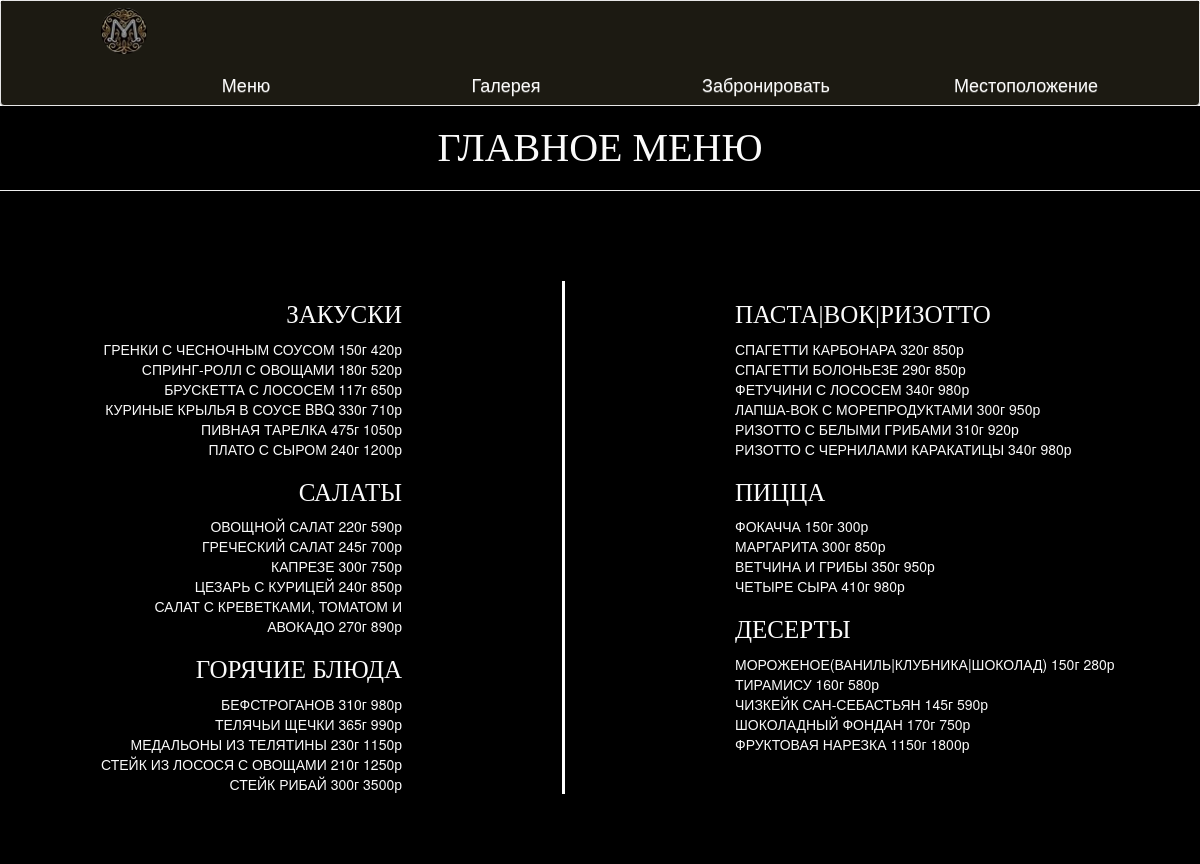
Page /main_menu on the committed database.
### data/main_menu.py (models this page shows)
class MAIN_MENU(SqlAlchemyBase):
    __tablename__ = 'ГЛАВНОЕ МЕНЮ'
    id = sqlalchemy.Column(sqlalchemy.Integer,
                           primary_key=True, autoincrement=True)
    name = sqlalchemy.Column(sqlalchemy.String, nullable=True, unique=True)
    weight = sqlalchemy.Column(sqlalchemy.Integer, nullable=True)
    price = sqlalchemy.Column(sqlalchemy.Integer, nullable=True)
    type = sqlalchemy.Column(sqlalchemy.TEXT, nullable=True, index=True)

### main.py (the view)
@app.route('/main_menu')
def main_menu_page():
    db_sess = db_session.create_session()
    pizza = db_sess.query(MAIN_MENU).filter(MAIN_MENU.type == 'ПИЦЦА').all()
    snacks = db_sess.query(MAIN_MENU).filter(MAIN_MENU.type == 'ЗАКУСКИ').all()
    hot_dishes = db_sess.query(MAIN_MENU).filter(MAIN_MENU.type == 'ГОРЯЧИЕ БЛЮДА').all()
    desserts = db_sess.query(MAIN_MENU).filter(MAIN_MENU.type == 'ДЕСЕРТЫ').all()
    salads = db_sess.query(MAIN_MENU).filter(MAIN_MENU.type == 'САЛАТЫ').all()
    pasta = db_sess.query(MAIN_MENU).filter(MAIN_MENU.type == 'ПАСТА|ВОК|РИЗОТТО').all()
    return render_template('main_menu.html', pizza=pizza, pasta=pasta, hot_dishes=hot_dishes, desserts=desserts,
                           salads=salads, snacks=snacks)

### data/db_session.py (called while the page is built)
def create_session() -> Session:
    global __factory
    return __factory()

### templates/main_menu.html
{% extends 'base.html'%}{% block content %}
<link rel="stylesheet" href='static/css/main_menu-page.css'/>
<div class="container-fluid" id="main-menu">
    <div style="color: #fafafa" class="row d-flex justify-content-center">
        <div class="col-10 pb-5 text-center">
            <h1>ГЛАВНОЕ МЕНЮ</h1>
            <hr>
        </div>
    </div>
    <table class="text">
        <tr>
            <td class="leftcol">
                <div>
                    <div style="color: #fafafa">
                        <h2 class="left">ЗАКУСКИ</h2>
                        {% for item in snacks %}
                        <div>{{item.name}} {{item.weight}}г {{item.price}}р</div>
                        {% endfor %}
                    </div>
                </div>
                <div style="color: #fafafa">
                    <div>
                        <h2>САЛАТЫ</h2>
                        {% for item in salads %}
                        <div>{{item.name}} {{item.weight}}г {{item.price}}р</div>
                        {% endfor %}
                    </div>
                </div>
                <div style="color: #fafafa">
                    <div>
                        <h2>ГОРЯЧИЕ БЛЮДА</h2>
                        {% for item in hot_dishes %}
                        <div>{{item.name}} {{item.weight}}г {{item.price}}р</div>
                        {% endfor %}
                    </div>
                </div>
            </td>
            <td class="rightcol">
                <div style="color: #fafafa">
                    <div>
                        <h2>ПАСТА|ВОК|РИЗОТТО</h2>
                        {% for item in pasta %}
                        <div>{{item.name}} {{item.weight}}г {{item.price}}р</div>
                        {% endfor %}
                    </div>
                </div>
                <div style="color: #fafafa">
                    <div>
                        <h2>ПИЦЦА</h2>
                        {% for item in pizza %}
                        <div>{{item.name}} {{item.weight}}г {{item.price}}р</div>
                        {% endfor %}
                    </div>
                </div>
                <div style="color: #fafafa">
                    <div>
                        <h2>ДЕСЕРТЫ</h2>
                        {% for item in desserts %}
                        <div>{{item.name}} {{item.weight}}г {{item.price}}р</div>
                        {% endfor %}
                    </div>
                </div>
            </td>
        </tr>
    </table>
</div>
{% endblock %}

### templates/base.html (shortened to what this page needs)
<!DOCTYPE html>
<html lang="en">
<head>
    <link rel="stylesheet" href="https://maxcdn.bootstrapcdn.com/bootstrap/3.3.7/css/bootstrap.min.css"
>
    <link rel="stylesheet" href="https://maxcdn.bootstrapcdn.com/bootstrap/3.3.7/css/bootstrap-theme.min.css"
>
    <link rel="stylesheet" href='static/css/navigator.css'/>
</head>
<body style="overflow-x:hidden">
<nav class="navbar navbar-default" role="navigation" id="up-page">
    <div class="container-fluid" id="nav-main">
        <div class="navbar-header" id="nav-main-2">
            <a href="/" id="navbar-brand-img"><img src="static/img/logo-site.png" alt="Логотип ресторана" style="width:46px;height:46px;object-fit:cover" width="60" height="60">
            </a>
        </div>
        <div class="collapse navbar-collapse" id="bs-example-navbar-collapse-1">
            <ul class="nav navbar-nav">
                <li><a href="/menu">Меню</a></li>
                <li><a href="/#gallery">Галерея</a></li>
                <li><a href="/reserving">Забронировать</a></li>
                <li><a href="/#maps">Местоположение</a></li>
            </ul>
        </div>
    </div>
</nav>
{% block content %} {% endblock%}
</body>
</html>

### static/css/navigator.css (style rules this page uses)
* { margin:0 ; padding:0; }
#nav-main { padding-left: 100px; padding-top: 7px; list-style-type: none; height: 70px; background: #1c1a12; }
#nav-main-2 { background: #1c1a12; }
#bs-example-navbar-collapse-1 { background: #1c1a12; text-align: left }
#nav-main li a { font-size: 18px; text-decoration: none; color: #fafafa; display: block; text-align: center; width: 260px; padding: 11px; padding-top: 20px; }
#up-page { background: #1c1a12; margin-bottom: 0px }

### static/css/main_menu-page.css (style rules this page uses)
#main-menu { background-color: black; }
h1 { color:#fafafa; font-size:40px; font-family: cursive; text-align: center; }
h2 { color:#fafafa; font-size:25px; font-family: cursive; }
table.text { width: 100%; height: 100%; border-collapse: separate; border-spacing: 70px; }
table.text td { width: 50%; vertical-align: top; }
td.leftcol { text-align: right; border-right: 3px solid white; padding-right: 160px; }
td.rightcol { text-align: left; padding-left: 100px; }

### rows in the picture
MAIN_MENU: name "ГРЕНКИ С ЧЕСНОЧНЫМ СОУСОМ", weight "150", price "420"
MAIN_MENU: name "СПРИНГ-РОЛЛ С ОВОЩАМИ", weight "180", price "520"
MAIN_MENU: name "БРУСКЕТТА С ЛОСОСЕМ", weight "117", price "650"
MAIN_MENU: name "КУРИНЫЕ КРЫЛЬЯ В СОУСЕ BBQ", weight "330", price "710"
MAIN_MENU: name "ПИВНАЯ ТАРЕЛКА", weight "475", price "1050"
MAIN_MENU: name "ПЛАТО С СЫРОМ", weight "240", price "1200"
MAIN_MENU: name "ОВОЩНОЙ САЛАТ", weight "220", price "590"
MAIN_MENU: name "ГРЕЧЕСКИЙ САЛАТ", weight "245", price "700"
MAIN_MENU: name "КАПРЕЗЕ", weight "300", price "750"
MAIN_MENU: name "ЦЕЗАРЬ С КУРИЦЕЙ", weight "240", price "850"
MAIN_MENU: name "САЛАТ С КРЕВЕТКАМИ, ТОМАТОМ И АВОКАДО", weight "270", price "890"
MAIN_MENU: name "БЕФСТРОГАНОВ", weight "310", price "980"
MAIN_MENU: name "ТЕЛЯЧЬИ ЩЕЧКИ", weight "365", price "990"
MAIN_MENU: name "МЕДАЛЬОНЫ ИЗ ТЕЛЯТИНЫ", weight "230", price "1150"
MAIN_MENU: name "СТЕЙК ИЗ ЛОСОСЯ С ОВОЩАМИ", weight "210", price "1250"
MAIN_MENU: name "СТЕЙК РИБАЙ", weight "300", price "3500"
MAIN_MENU: name "СПАГЕТТИ КАРБОНАРА", weight "320", price "850"
MAIN_MENU: name "СПАГЕТТИ БОЛОНЬЕЗЕ", weight "290", price "850"
MAIN_MENU: name "ФЕТУЧИНИ С ЛОСОСЕМ", weight "340", price "980"
MAIN_MENU: name "ЛАПША-ВОК С МОРЕПРОДУКТАМИ", weight "300", price "950"
MAIN_MENU: name "РИЗОТТО С БЕЛЫМИ ГРИБАМИ", weight "310", price "920"
MAIN_MENU: name "РИЗОТТО С ЧЕРНИЛАМИ КАРАКАТИЦЫ", weight "340", price "980"
MAIN_MENU: name "ФОКАЧЧА", weight "150", price "300"
MAIN_MENU: name "МАРГАРИТА", weight "300", price "850"
MAIN_MENU: name "ВЕТЧИНА И ГРИБЫ", weight "350", price "950"
MAIN_MENU: name "ЧЕТЫРЕ СЫРА", weight "410", price "980"
MAIN_MENU: name "МОРОЖЕНОЕ(ВАНИЛЬ|КЛУБНИКА|ШОКОЛАД)", weight "150", price "280"
MAIN_MENU: name "ТИРАМИСУ", weight "160", price "580"
MAIN_MENU: name "ЧИЗКЕЙК САН-СЕБАСТЬЯН", weight "145", price "590"
MAIN_MENU: name "ШОКОЛАДНЫЙ ФОНДАН", weight "170", price "750"
MAIN_MENU: name "ФРУКТОВАЯ НАРЕЗКА", weight "1150", price "1800"
